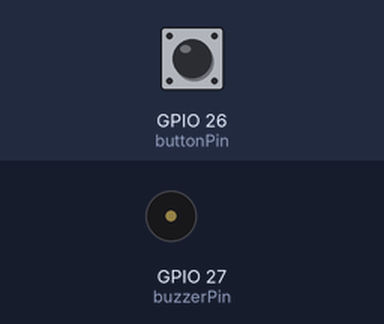
Recording of a sketch running on a simulated ESP32. Parts: buzzer (waves = sounding, pin HIGH). The test bench sets the inputs (shaded band); at power-on: GPIO 26 (buttonPin) LOW.

Above: at 1.2 s.
1.3 s: GPIO 26 (buttonPin) pulled HIGH for 0.15 s
At 1.37 s:
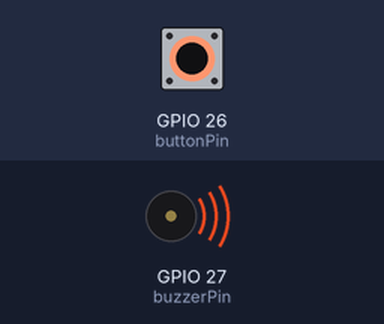
2.9 s: GPIO 26 (buttonPin) pulled HIGH for 3.2 s
At 6.4 s:
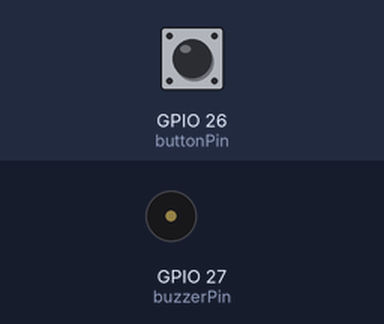
Timing chart, 0 to 7.9 s (numbered marks = the images above; inputs shaded):
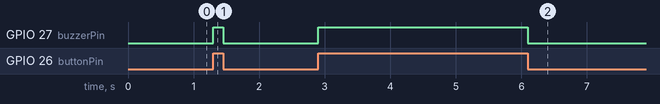

Measured:
- after the input at 1.3 s, GPIO 27 (buzzerPin): LOW → HIGH at once, → LOW 0.15 s later
- after the input at 2.9 s, GPIO 27 (buzzerPin): LOW → HIGH at once, → LOW 3.2 s later

The sketch:

LKPD_16_PUSH_BUTTON_BUZZER.ino
```cpp
const int buttonPin = 26;
const int buzzerPin =  27;
int buttonState = 0;
void setup() {
  pinMode(buzzerPin, OUTPUT);
  pinMode(buttonPin, INPUT);
}

void loop() {
  buttonState = digitalRead(buttonPin);
  if (buttonState == HIGH) {
    digitalWrite(buzzerPin, HIGH);
  } else {
    digitalWrite(buzzerPin, LOW);
  }
}
```
